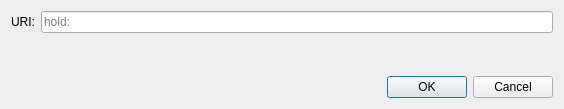
<?xml version="1.0" encoding="UTF-8"?>
<ui version="4.0">
 <class>OpenURIDialog</class>
 <widget class="QDialog" name="OpenURIDialog">
  <property name="geometry">
   <rect>
    <x>0</x>
    <y>0</y>
    <width>564</width>
    <height>109</height>
   </rect>
  </property>
  <property name="windowTitle">
   <string>Open hold URI</string>
  </property>
  <layout class="QVBoxLayout" name="verticalLayout">
   <item>
    <layout class="QHBoxLayout" name="horizontalLayout">
     <item>
      <widget class="QLabel" name="label">
       <property name="text">
        <string>URI:</string>
       </property>
      </widget>
     </item>
     <item>
      <widget class="QValidatedLineEdit" name="uriEdit">
       <property name="placeholderText">
        <string notr="true">hold:</string>
       </property>
      </widget>
     </item>
    </layout>
   </item>
   <item>
    <spacer name="verticalSpacer">
     <property name="orientation">
      <enum>Qt::Vertical</enum>
     </property>
     <property name="sizeHint" stdset="0">
      <size>
       <width>20</width>
       <height>40</height>
      </size>
     </property>
    </spacer>
   </item>
   <item>
    <widget class="QDialogButtonBox" name="buttonBox">
     <property name="orientation">
      <enum>Qt::Horizontal</enum>
     </property>
     <property name="standardButtons">
      <set>QDialogButtonBox::Cancel|QDialogButtonBox::Ok</set>
     </property>
    </widget>
   </item>
  </layout>
 </widget>
 <customwidgets>
  <customwidget>
   <class>QValidatedLineEdit</class>
   <extends>QLineEdit</extends>
   <header>qt/qvalidatedlineedit.h</header>
  </customwidget>
 </customwidgets>
 <resources/>
 <connections>
  <connection>
   <sender>buttonBox</sender>
   <signal>accepted()</signal>
   <receiver>OpenURIDialog</receiver>
   <slot>accept()</slot>
   <hints>
    <hint type="sourcelabel">
     <x>248</x>
     <y>254</y>
    </hint>
    <hint type="destinationlabel">
     <x>157</x>
     <y>274</y>
    </hint>
   </hints>
  </connection>
  <connection>
   <sender>buttonBox</sender>
   <signal>rejected()</signal>
   <receiver>OpenURIDialog</receiver>
   <slot>reject()</slot>
   <hints>
    <hint type="sourcelabel">
     <x>316</x>
     <y>260</y>
    </hint>
    <hint type="destinationlabel">
     <x>286</x>
     <y>274</y>
    </hint>
   </hints>
  </connection>
 </connections>
</ui>
